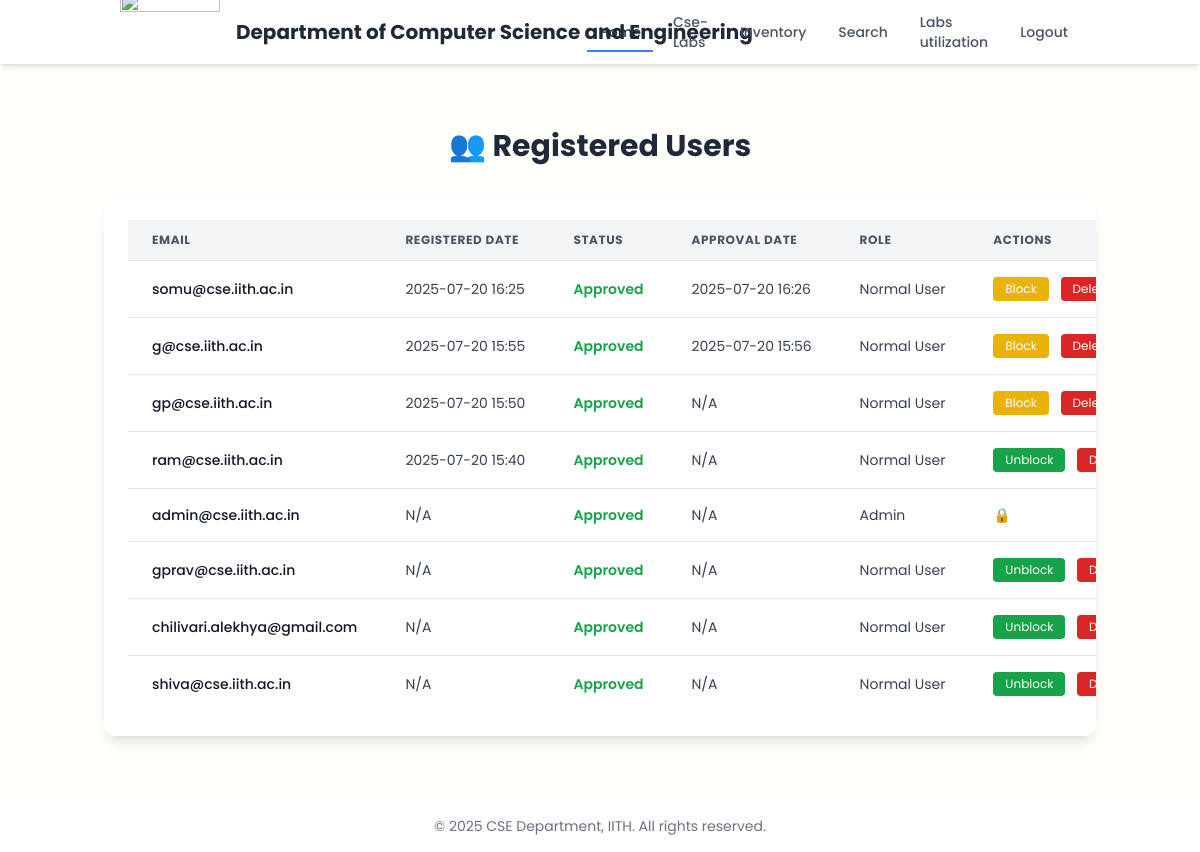
The app's page /registered_users (signed in) with its own data.
### models.py (models this page shows)
class User(db.Model, UserMixin):
    id = db.Column(db.Integer, primary_key=True)
    email = db.Column(db.String(150), unique=True, nullable=False)
    password = db.Column(db.String(150), nullable=False)
    is_approved = db.Column(db.Boolean, default=False)
    reset_token = db.Column(db.String(100), nullable=True)
    reset_token_expiry = db.Column(db.DateTime, nullable=True)
    registered_at = db.Column(db.DateTime, default=datetime.utcnow)
    approved_at = db.Column(db.DateTime, nullable=True)
    is_active = db.Column(db.Boolean, default=True)  # New field to block login

### app.py (the view)
@app.route('/registered_users')
@login_required
def registered_users():
    if current_user.email != "admin@cse.iith.ac.in":
        flash("Access denied.", "danger")
        return redirect("/login_home")
    users = User.query.order_by(User.registered_at.desc()).all()
    return render_template("registered_users.html", all_users=users)

### app.py (called while the page is built)
@login_manager.user_loader
def load_user(user_id):
    return User.query.get(int(user_id))

### templates/registered_users.html
{% extends "login_home.html" %}
{% block content %}
<div class="container mx-auto py-10">
  <h1 class="text-3xl font-bold text-center mb-8 text-gray-800">👥 Registered Users</h1>
  <div class="overflow-x-auto bg-white rounded-xl shadow-lg p-6">
    <table class="min-w-full divide-y divide-gray-200">
      <thead class="bg-gray-100">
        <tr>
          <th class="px-6 py-3 text-left text-xs font-bold text-gray-600 uppercase tracking-wider">Email</th>
          <th class="px-6 py-3 text-left text-xs font-bold text-gray-600 uppercase tracking-wider">Registered Date</th>
          <th class="px-6 py-3 text-left text-xs font-bold text-gray-600 uppercase tracking-wider">Status</th>
          <th class="px-6 py-3 text-left text-xs font-bold text-gray-600 uppercase tracking-wider">Approval Date</th>
          <th class="px-6 py-3 text-left text-xs font-bold text-gray-600 uppercase tracking-wider">Role</th>
          <th class="px-6 py-3 text-left text-xs font-bold text-gray-600 uppercase tracking-wider">Actions</th>
        </tr>
      </thead>
      <tbody class="bg-white divide-y divide-gray-200">
        {% for user in all_users %}
        <tr>
          <td class="px-6 py-4 whitespace-nowrap text-sm font-medium text-gray-900">{{ user.email }}</td>
          <td class="px-6 py-4 whitespace-nowrap text-sm text-gray-700">
            {{ user.registered_at.strftime('%Y-%m-%d %H:%M') if user.registered_at else "N/A" }}
          </td>
          <td class="px-6 py-4 whitespace-nowrap text-sm">
            {% if user.is_approved %}
              <span class="text-green-600 font-semibold">Approved</span>
            {% elif user.approved_at %}
              <span class="text-red-600 font-semibold">Rejected</span>
            {% else %}
              <span class="text-yellow-600 font-semibold">Pending</span>
            {% endif %}
          </td>
          <td class="px-6 py-4 whitespace-nowrap text-sm text-gray-700">
            {{ user.approved_at.strftime('%Y-%m-%d %H:%M') if user.approved_at else "N/A" }}
          </td>
          <td class="px-6 py-4 whitespace-nowrap text-sm text-gray-700">
            {{ "Admin" if user.email == "admin@cse.iith.ac.in" else "Normal User" }}
          </td>
          <td class="px-6 py-4 whitespace-nowrap text-sm">
  {% if user.email != 'admin@cse.iith.ac.in' %}
    <a href="{{ url_for('toggle_user', user_id=user.id) }}"
       class="inline-block px-3 py-1 rounded text-white text-xs {{ 'bg-yellow-500' if user.is_active else 'bg-green-600' }}">
      {{ 'Block' if user.is_active else 'Unblock' }}
    </a>
    <a href="{{ url_for('delete_user', user_id=user.id) }}"
       class="inline-block px-3 py-1 bg-red-600 text-white rounded text-xs ml-2"
       onclick="return confirm('Are you sure you want to delete this user?');">
      Delete
    </a>
  {% else %}
    🔒
  {% endif %}
</td>
        </tr>
        {% endfor %}
      </tbody>
    </table>
  </div>
</div>
{% endblock %}

### templates/login_home.html (style rules this page uses)
body { font-family: 'Poppins', sans-serif; background-color: #fffffc; }

### records on screen
User: email "somu@cse.iith.ac.in", registered_at "2025-07-20 16:25", is_approved "Approved", approved_at "2025-07-20 16:26", email "Normal User", is_active "Block"
User: email "g@cse.iith.ac.in", registered_at "2025-07-20 15:55", is_approved "Approved", approved_at "2025-07-20 15:56", email "Normal User", is_active "Block"
User: email "gp@cse.iith.ac.in", registered_at "2025-07-20 15:50", is_approved "Approved", approved_at "N/A", email "Normal User", is_active "Block"
User: email "ram@cse.iith.ac.in", registered_at "2025-07-20 15:40", is_approved "Approved", approved_at "N/A", email "Normal User", is_active "Unblock"
User: email "admin@cse.iith.ac.in", registered_at "N/A", is_approved "Approved", approved_at "N/A", email "Admin"
User: email "gprav@cse.iith.ac.in", registered_at "N/A", is_approved "Approved", approved_at "N/A", email "Normal User", is_active "Unblock"
User: email "chilivari.alekhya@gmail.com", registered_at "N/A", is_approved "Approved", approved_at "N/A", email "Normal User", is_active "Unblock"
User: email "shiva@cse.iith.ac.in", registered_at "N/A", is_approved "Approved", approved_at "N/A", email "Normal User", is_active "Unblock"

### other values on screen
{{ current_year or "2025" }} "2025"
